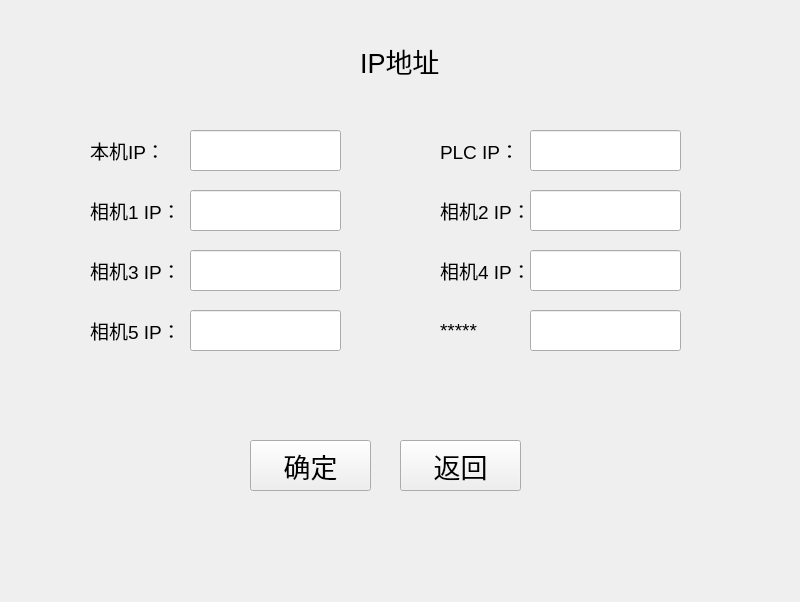
<?xml version="1.0" encoding="UTF-8"?>
<ui version="4.0">
 <class>IPAddress</class>
 <widget class="QWidget" name="IPAddress">
  <property name="geometry">
   <rect>
    <x>0</x>
    <y>0</y>
    <width>800</width>
    <height>602</height>
   </rect>
  </property>
  <property name="windowTitle">
   <string>Form</string>
  </property>
  <widget class="QLabel" name="label">
   <property name="geometry">
    <rect>
     <x>360</x>
     <y>40</y>
     <width>91</width>
     <height>41</height>
    </rect>
   </property>
   <property name="font">
    <font>
     <pointsize>20</pointsize>
    </font>
   </property>
   <property name="text">
    <string>IP地址</string>
   </property>
  </widget>
  <widget class="QLabel" name="label_3">
   <property name="geometry">
    <rect>
     <x>440</x>
     <y>130</y>
     <width>91</width>
     <height>41</height>
    </rect>
   </property>
   <property name="font">
    <font>
     <pointsize>14</pointsize>
    </font>
   </property>
   <property name="text">
    <string>PLC IP：</string>
   </property>
  </widget>
  <widget class="QLabel" name="label_4">
   <property name="geometry">
    <rect>
     <x>90</x>
     <y>190</y>
     <width>91</width>
     <height>41</height>
    </rect>
   </property>
   <property name="font">
    <font>
     <pointsize>14</pointsize>
    </font>
   </property>
   <property name="text">
    <string>相机1 IP：</string>
   </property>
  </widget>
  <widget class="QLineEdit" name="lineEdit_PLCIP">
   <property name="geometry">
    <rect>
     <x>530</x>
     <y>130</y>
     <width>151</width>
     <height>41</height>
    </rect>
   </property>
   <property name="font">
    <font>
     <pointsize>14</pointsize>
    </font>
   </property>
   <property name="text">
    <string/>
   </property>
  </widget>
  <widget class="QLabel" name="label_6">
   <property name="geometry">
    <rect>
     <x>90</x>
     <y>250</y>
     <width>91</width>
     <height>41</height>
    </rect>
   </property>
   <property name="font">
    <font>
     <pointsize>14</pointsize>
    </font>
   </property>
   <property name="text">
    <string>相机3 IP：</string>
   </property>
  </widget>
  <widget class="QLabel" name="label_8">
   <property name="geometry">
    <rect>
     <x>90</x>
     <y>310</y>
     <width>91</width>
     <height>41</height>
    </rect>
   </property>
   <property name="font">
    <font>
     <pointsize>14</pointsize>
    </font>
   </property>
   <property name="text">
    <string>相机5 IP：</string>
   </property>
  </widget>
  <widget class="QLineEdit" name="lineEdit_camera3IP">
   <property name="geometry">
    <rect>
     <x>190</x>
     <y>250</y>
     <width>151</width>
     <height>41</height>
    </rect>
   </property>
   <property name="font">
    <font>
     <pointsize>14</pointsize>
    </font>
   </property>
  </widget>
  <widget class="QLabel" name="label_9">
   <property name="geometry">
    <rect>
     <x>440</x>
     <y>310</y>
     <width>91</width>
     <height>41</height>
    </rect>
   </property>
   <property name="font">
    <font>
     <pointsize>14</pointsize>
    </font>
   </property>
   <property name="text">
    <string>*****</string>
   </property>
  </widget>
  <widget class="QLineEdit" name="lineEdit_localIP">
   <property name="geometry">
    <rect>
     <x>190</x>
     <y>130</y>
     <width>151</width>
     <height>41</height>
    </rect>
   </property>
   <property name="font">
    <font>
     <pointsize>14</pointsize>
    </font>
   </property>
  </widget>
  <widget class="QLineEdit" name="lineEdit_camera1IP">
   <property name="geometry">
    <rect>
     <x>190</x>
     <y>190</y>
     <width>151</width>
     <height>41</height>
    </rect>
   </property>
   <property name="font">
    <font>
     <pointsize>14</pointsize>
    </font>
   </property>
  </widget>
  <widget class="QLabel" name="label_2">
   <property name="geometry">
    <rect>
     <x>90</x>
     <y>130</y>
     <width>91</width>
     <height>41</height>
    </rect>
   </property>
   <property name="font">
    <font>
     <pointsize>14</pointsize>
    </font>
   </property>
   <property name="text">
    <string>本机IP：</string>
   </property>
  </widget>
  <widget class="QLabel" name="label_5">
   <property name="geometry">
    <rect>
     <x>440</x>
     <y>190</y>
     <width>91</width>
     <height>41</height>
    </rect>
   </property>
   <property name="font">
    <font>
     <pointsize>14</pointsize>
    </font>
   </property>
   <property name="text">
    <string>相机2 IP：</string>
   </property>
  </widget>
  <widget class="QLineEdit" name="lineEdit_AcquisitionFrameRate_5">
   <property name="geometry">
    <rect>
     <x>530</x>
     <y>310</y>
     <width>151</width>
     <height>41</height>
    </rect>
   </property>
   <property name="font">
    <font>
     <pointsize>14</pointsize>
    </font>
   </property>
  </widget>
  <widget class="QLineEdit" name="lineEdit_camera4IP">
   <property name="geometry">
    <rect>
     <x>530</x>
     <y>250</y>
     <width>151</width>
     <height>41</height>
    </rect>
   </property>
   <property name="font">
    <font>
     <pointsize>14</pointsize>
    </font>
   </property>
  </widget>
  <widget class="QLineEdit" name="lineEdit_camera2IP">
   <property name="geometry">
    <rect>
     <x>530</x>
     <y>190</y>
     <width>151</width>
     <height>41</height>
    </rect>
   </property>
   <property name="font">
    <font>
     <pointsize>14</pointsize>
    </font>
   </property>
  </widget>
  <widget class="QLineEdit" name="lineEdit_camera5IP">
   <property name="geometry">
    <rect>
     <x>190</x>
     <y>310</y>
     <width>151</width>
     <height>41</height>
    </rect>
   </property>
   <property name="font">
    <font>
     <pointsize>14</pointsize>
    </font>
   </property>
  </widget>
  <widget class="QLabel" name="label_7">
   <property name="geometry">
    <rect>
     <x>440</x>
     <y>250</y>
     <width>91</width>
     <height>41</height>
    </rect>
   </property>
   <property name="font">
    <font>
     <pointsize>14</pointsize>
    </font>
   </property>
   <property name="text">
    <string>相机4 IP：</string>
   </property>
  </widget>
  <widget class="QPushButton" name="pushButton_back">
   <property name="geometry">
    <rect>
     <x>400</x>
     <y>440</y>
     <width>121</width>
     <height>51</height>
    </rect>
   </property>
   <property name="font">
    <font>
     <pointsize>20</pointsize>
    </font>
   </property>
   <property name="text">
    <string>返回</string>
   </property>
  </widget>
  <widget class="QPushButton" name="pushButton_editIP">
   <property name="geometry">
    <rect>
     <x>250</x>
     <y>440</y>
     <width>121</width>
     <height>51</height>
    </rect>
   </property>
   <property name="font">
    <font>
     <pointsize>20</pointsize>
    </font>
   </property>
   <property name="text">
    <string>确定</string>
   </property>
  </widget>
 </widget>
 <resources/>
 <connections/>
</ui>
